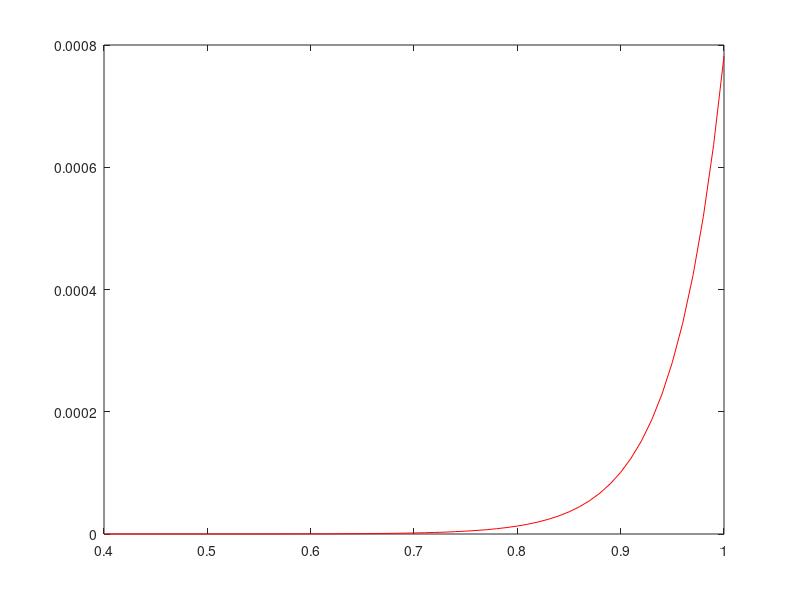

The MATLAB script that drew this image:
%Diode Equation
t=25+273;%Absolute temperature in Kelvin
K=1.38*(10^-23);%Boltzmans Constant
q=1.6*(10^-19);%electronic charge
I_sat= 10^-12;   %Saturation current 
V_d=  0.4:0.01:1;%Diode voltage
n= 1.9;%Emission coefficient
V_T= (K*t)/q;  %Thermal voltage
I_d=I_sat*(exp(V_d/(n*V_T))-1);%diode current
plot(V_d,I_d,'r');
